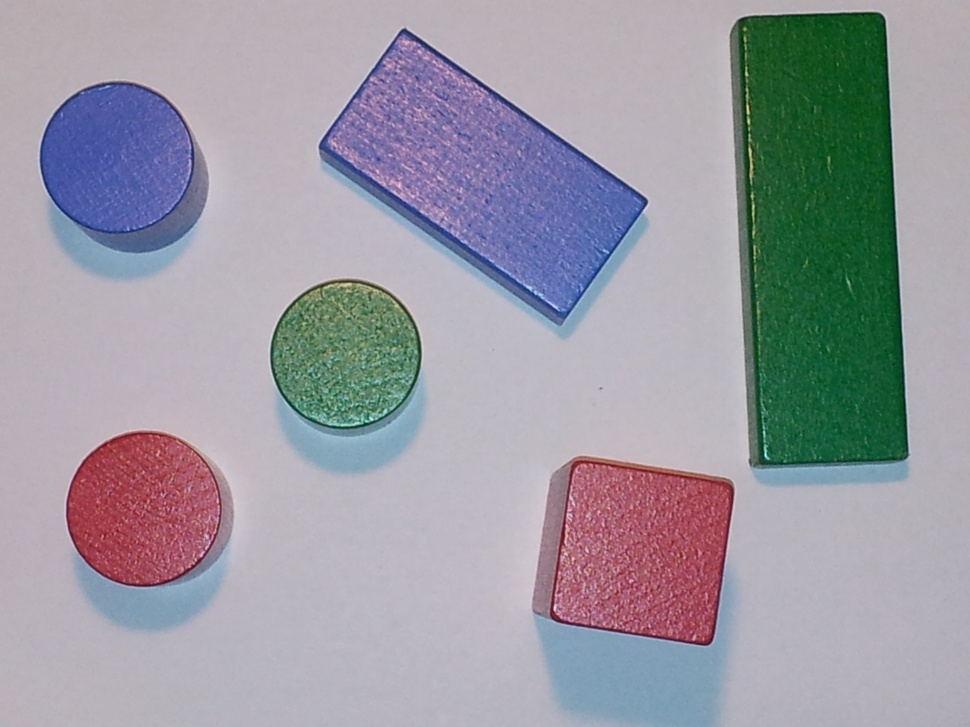
%> input picture ex6/BLOCKS/BLOCKS_001.jpg, 970 x 727 px, shrunk from 3264 x 2448 before the run
$ octave ES06_final_project.m   (GNU Octave 9; MATLAB toolbox functions it lacks are replaced by stand-ins)
%> lines starting %> are read from the running program, lines starting %| are printed output that depends on the picture; in (x1, y1, x2, y2) boxes, pixels count from 0 and x2, y2 are one past the last pixel; in counts of white or black regions, pixels touching at a corner belong together; the program's own positions count from 1
### ex6/findBlocks.m
function [boxes, numRed, numGreen, numBlue, numCirc, numRect] = ...
    findBlocks(IM)

    % Init parameters
    boxes = [];
    numRed = 0;
    numGreen = 0;
    numBlue = 0;
    numCirc = 0;
    numRect = 0;

    % Create grayscale image
    IM_gray = rgb2gray(IM);

    % Calculate threshold using Otsu's method
    level = graythresh(IM_gray);

    % Create binary image
    BW = 1 - im2bw(IM_gray, level);

    % Use morphological functions to clean up binary image
    BW_morph = imfill(BW);

    % Find connected components in the image
    [L, num] = bwlabeln(BW_morph);

    % Read region properties
    stats = regionprops(L, 'Area', 'BoundingBox', 'PixelIdxList', ...
        'Eccentricity', 'Centroid', 'Perimeter', 'Orientation');

    % Discard structure elements with small areas
    stats = stats([stats.Area] > 10000);

    % Separate RGB channels
    R = IM(:, :, 1);
    G = IM(:, :, 2);
    B = IM(:, :, 3);

    % Iterate areas
    for i = 1:size(stats, 1)

        % Skip areas with invalid width/height ratio
        if abs(stats(i).BoundingBox(3) / stats(i).BoundingBox(4)) >= 10
            continue;
        end

        % Find dominant color
        idx = stats(i).PixelIdxList;

        meanR = mean(R(idx));
        meanG = mean(G(idx));
        meanB = mean(B(idx));
        maxMean = max([meanR, meanG, meanB]);

        if maxMean == meanR
            colorLabel = 'red';
            numRed = numRed + 1;
        elseif maxMean == meanG
            colorLabel = 'green';
            numGreen = numGreen + 1;
        else
            colorLabel = 'blue';
            numBlue = numBlue + 1;
        end

        % Determine shape
        if stats(i).Eccentricity <= 0.6
            shapeLabel = 'circle';
            numCirc = numCirc + 1;
        else
            shapeLabel = 'rectangle';
            numRect = numRect + 1;
        end

        % Get label position (center)
        labelPos = stats(i).Centroid;

        % Deaw label
        text(labelPos(1), labelPos(2), ...
            strcat(colorLabel, ', ', shapeLabel), ...
            'HorizontalAlignment', 'center', ...
            'VerticalAlignment', 'middle', ...
            'Color', 'black');

        % Draw bounding box
        rectangle('Position', stats(i).BoundingBox, ...
            'EdgeColor', 'r', 'LineWidth', 1);

        % Add bounding box to array
        boxes = [boxes, stats(i).BoundingBox];

    end

end

### ex6/ES06_final_project.m
%% Final Project: Block-Counting

% Read sample images
images = {
    imread('BLOCKS/BLOCKS_001.jpg')
    imread('BLOCKS/BLOCKS_002.jpg')
    imread('BLOCKS/BLOCKS_003.jpg')
    imread('BLOCKS/BLOCKS_004.jpg')
};
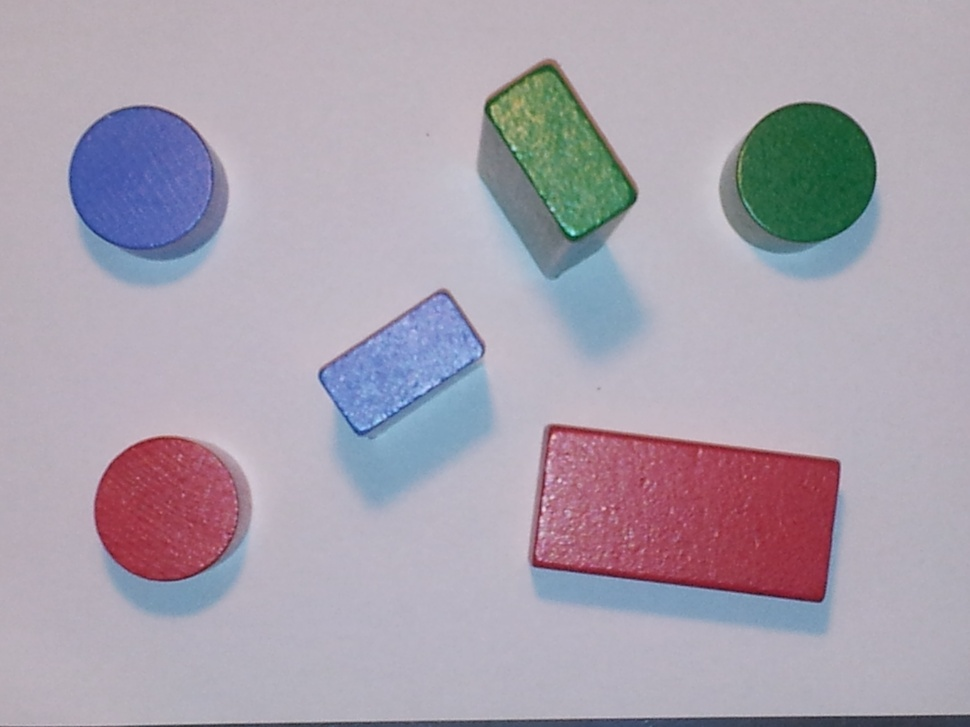
%> input picture ex6/BLOCKS/BLOCKS_002.jpg, 970 x 727 px, shrunk from 3264 x 2448 before the run
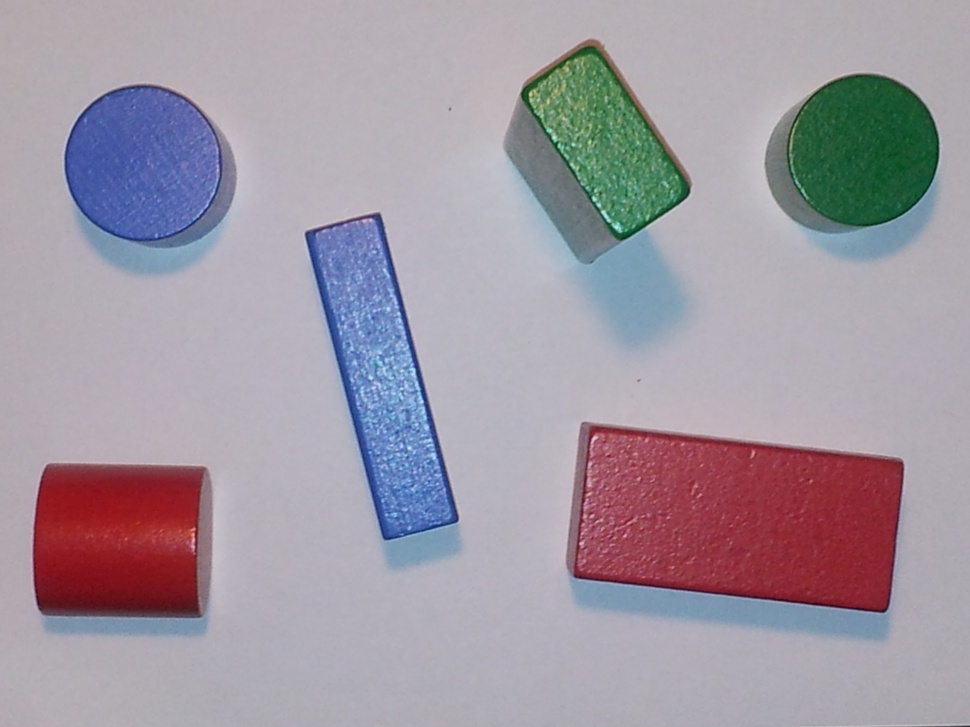
%> input picture ex6/BLOCKS/BLOCKS_003.jpg, 970 x 727 px, shrunk from 3264 x 2448 before the run
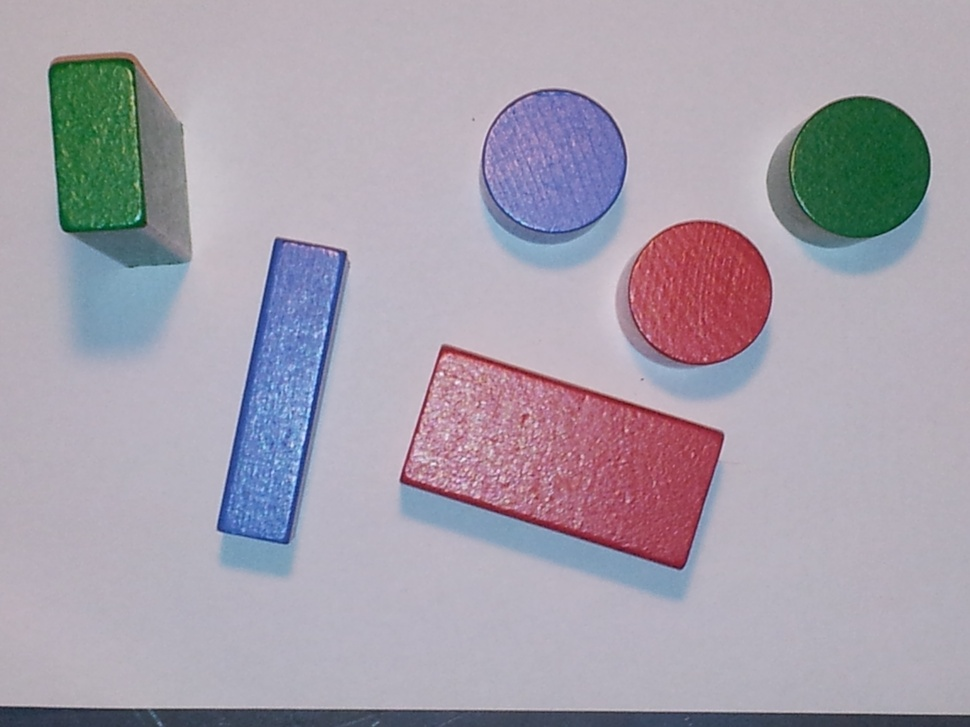
%> input picture ex6/BLOCKS/BLOCKS_004.jpg, 970 x 727 px, shrunk from 3264 x 2448 before the run
%> images = 4 items

% Iterate and plot images with object information
for i = 1:4

    subplot(2, 2, i);
    imshow(images{i});
    hold on;

    [boxes, numRed, numGreen, numBlue, numCirc, numRect] = ...
        findBlocks(images{i});

    title(sprintf('%i red, %i green, %i blue, %i circ, %i rect', ...
        numRed, numGreen, numBlue, numCirc, numRect));

end
%> this loop made 4 passes
%> (level in findBlocks, num in findBlocks, numBlue, numCirc, numRect) on passes 1 to 4: (0.525, 39, 2, 4, 2), (0.541, 75, 1, 3, 2), (0.51, 16, 2, 3, 3), (0.541, 26, 2, 3, 3)
%> pass 1, in findBlocks, `BW = 1 - im2bw(IM_gray, level);`:
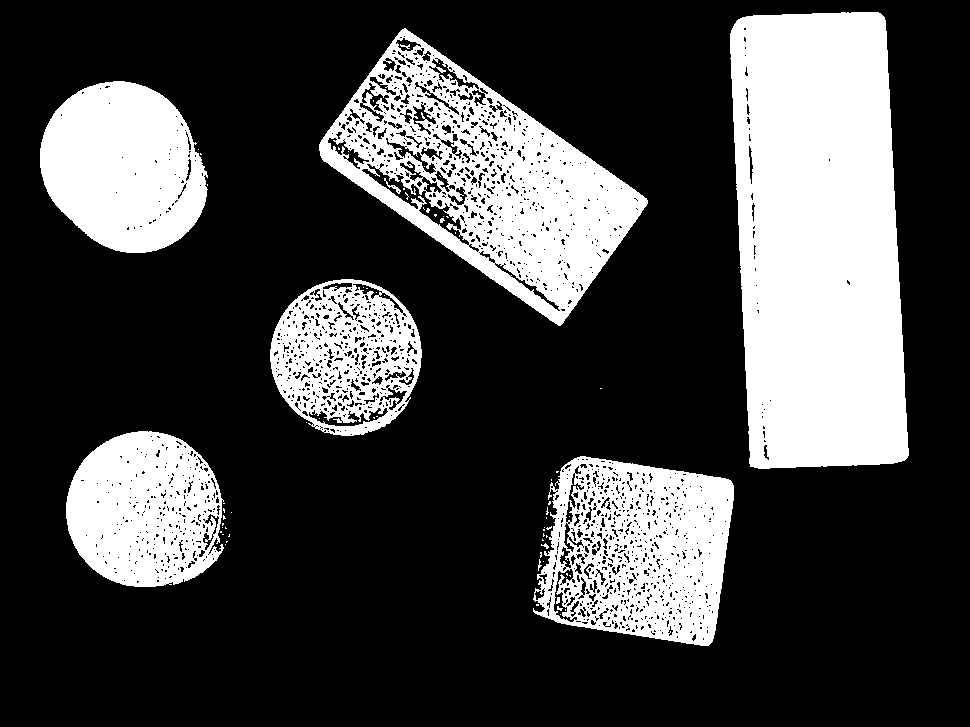
%> BW: size 727x970 double; values 0 (black) and 1 (white), 27% white; 73 white regions (62 under 20 px), largest, box (x1, y1, x2, y2) and area: (730, 12, 909, 469) 71066, (319, 28, 648, 326) 38410, (533, 456, 734, 646) 25433
%> pass 1, in findBlocks, `[L, num] = bwlabeln(BW_morph);`:
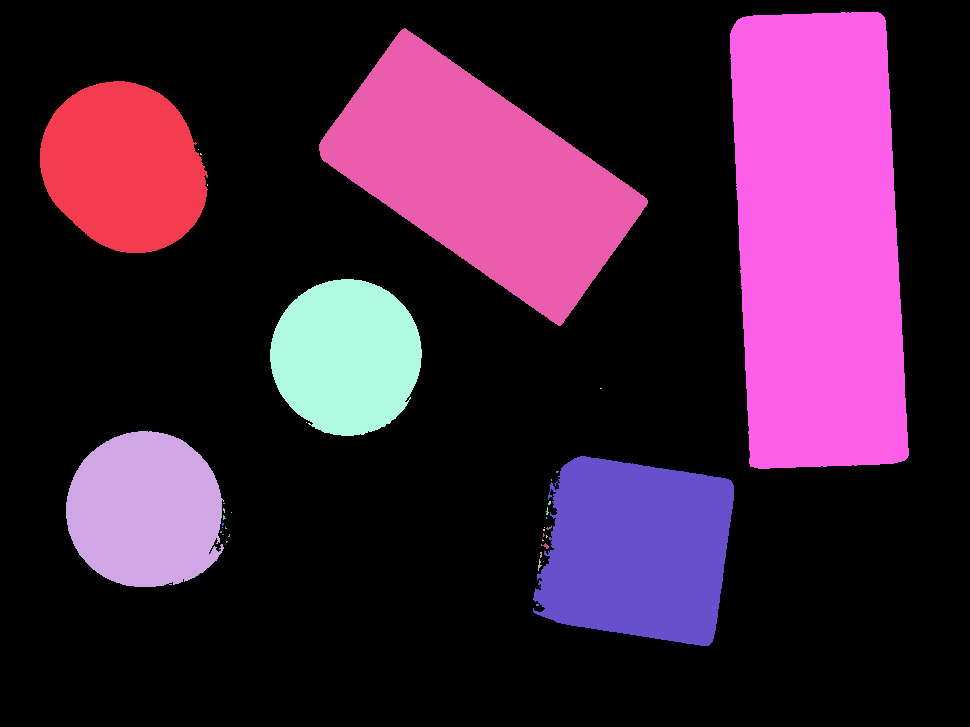
%> L: size 727x970 double; 40 distinct labels, from 0 to 39; one colour per label, 0 black
%> after the loop:
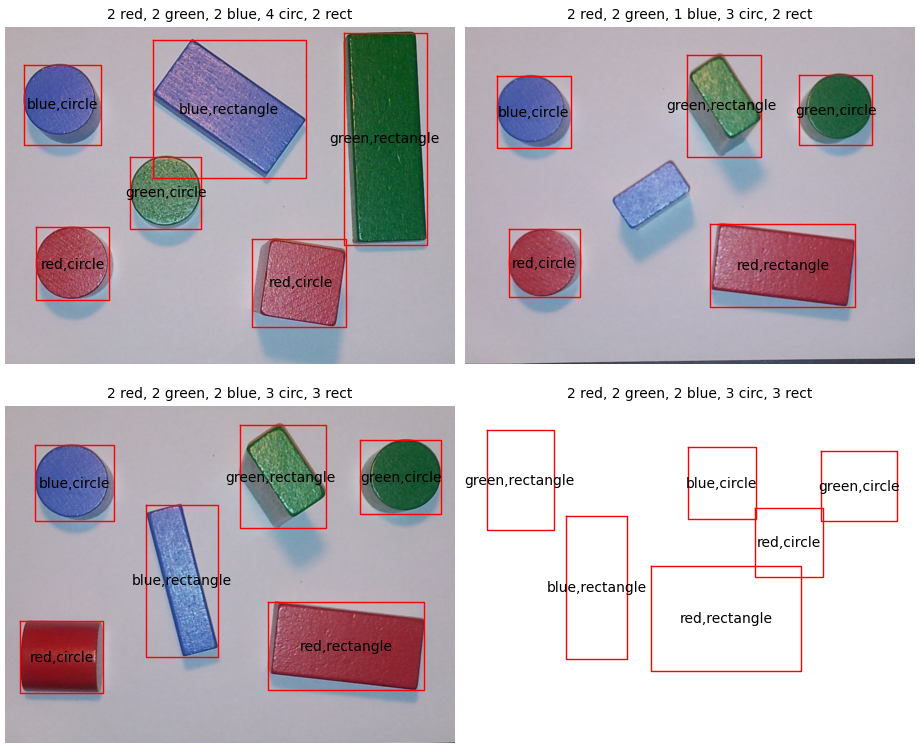
%> figure redrawn from the program's plot data, 4 panels
